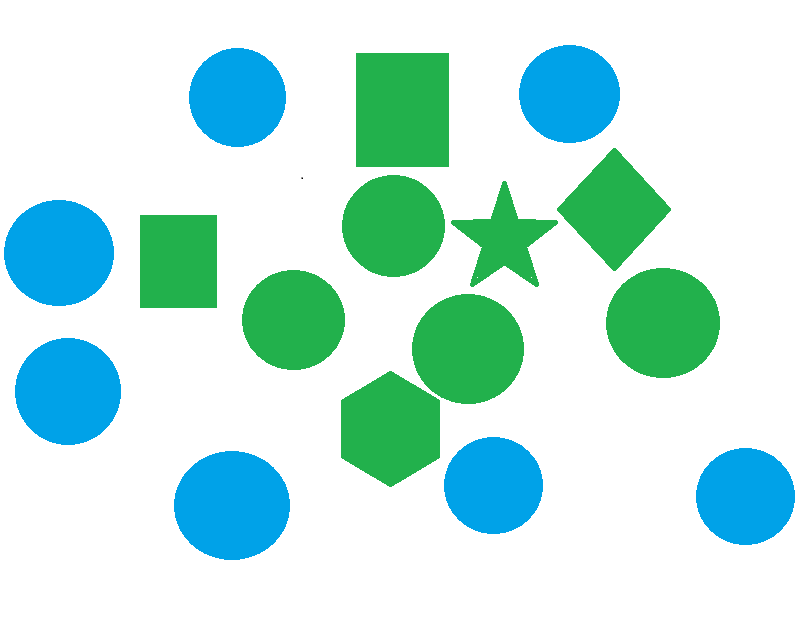
#> input picture cir.png, 802 x 626 px
$ python test23.py
#> lines starting #> are read from the running program, lines starting #| are printed output that depends on the picture; after the words box and inside, x2 and y2 are one past the last pixel; in counts of white or black regions, pixels touching at a corner belong together
import cv2
import numpy as np

def tmpMatching(thr):
#> called with thr = 0.8
    img = cv2.imread('cir.png')
#> img is the input picture: shape (626, 802, 3); mean B, G, R 225.9, 232.7, 192.8
    imgray = cv2.cvtColor(img, cv2.COLOR_BGR2GRAY)
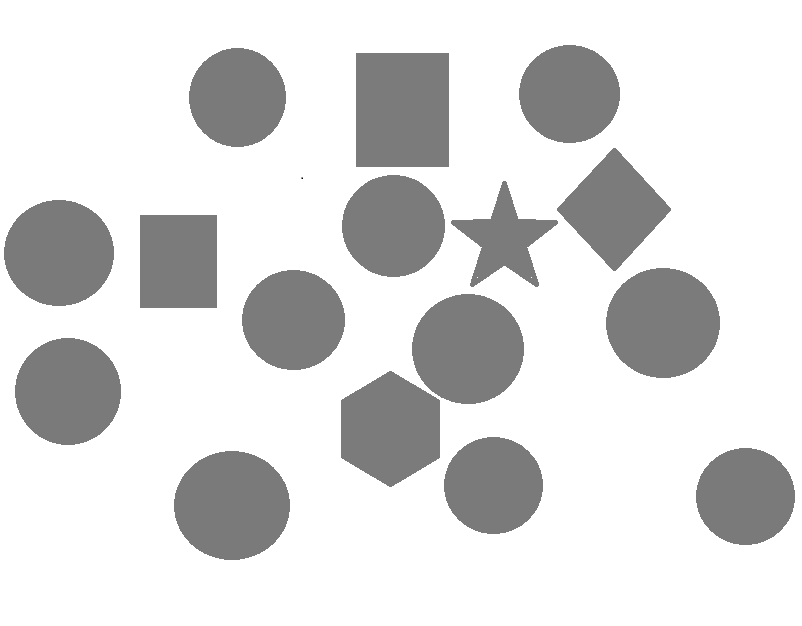
#> imgray: shape (626, 802); min 0, max 255, mean 220.1
    template = cv2.imread('cir1.png',cv2.IMREAD_GRAYSCALE)
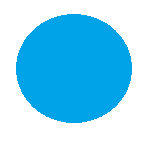
#> input picture cir1.png, 144 x 151 px
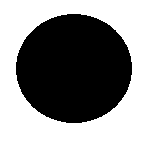
#> template: shape (151, 144); values 150 (black) and 255 (white), 54.4% white; 1 black region, box (x1, y1, x2, y2) and area: (16, 14, 132, 123) 9914
    w, h = template.shape[::-1]
#> w = 144; h = 151

    res = cv2.matchTemplate(imgray,template,cv2.TM_CCOEFF_NORMED)
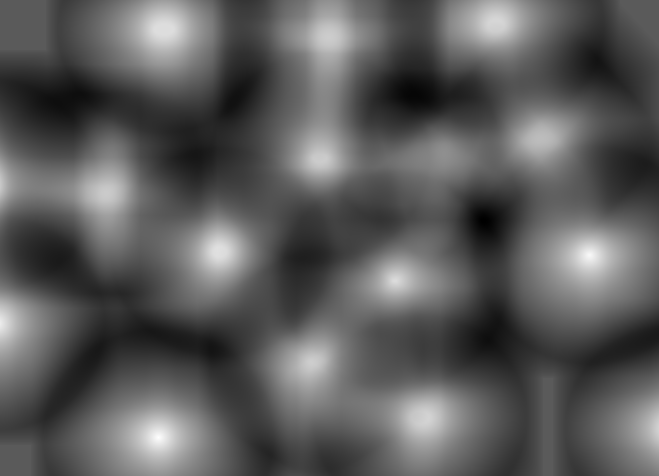
#> res: shape (476, 659) float32; min -0.551, max 1, mean 0.00642; drawn with min black and max white
    loc = np.where(res>=thr)
#> loc = 628 positions, rows 246 to 446, columns 0 to 597

    for pt in zip(*loc[::-1]):
        cv2.rectangle(img,pt,(pt[0]+w,pt[1]+h),(0,0,255),2)
#> this loop made 628 passes
#> pt on passes 1 to 3: (217, 246), (218, 246), (219, 246)
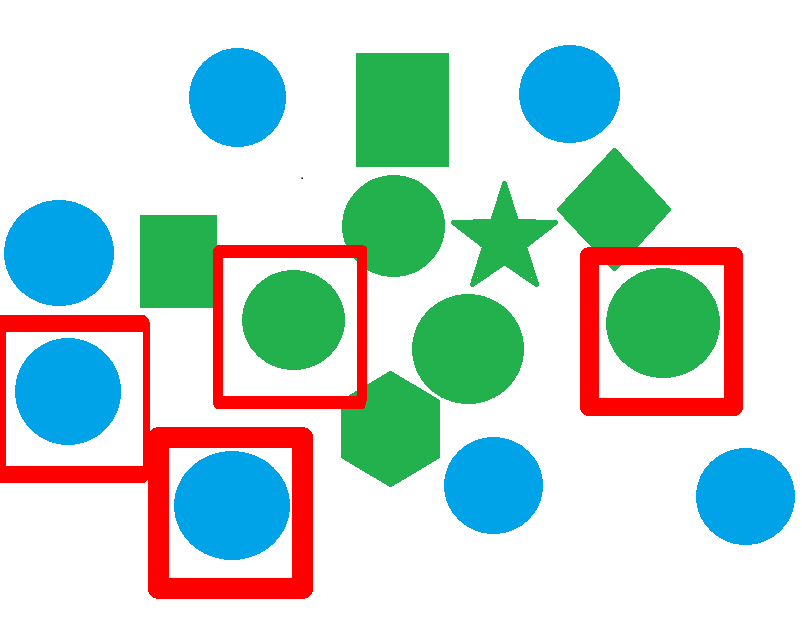
#> img: shape (626, 802, 3); 7.29% of pixels changed, all inside (x1, y1, x2, y2) = (0, 245, 743, 599)

    cv2.imshow('res',img)

    cv2.waitKey(0)
    cv2.destroyAllWindows()

tmpMatching(0.8)
